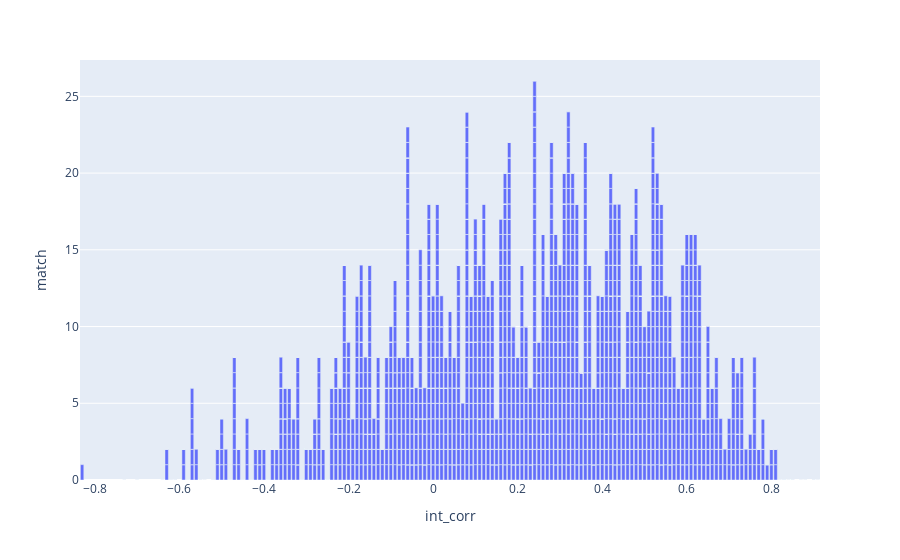

This figure's notebook cell:
### Code cell
for col in cols:
    fig = px.histogram(df, x=col, y="match")
    fig.show()

### Figure 1 — Plotly figure (JSON) as saved in the notebook; plotly's stock layout.template omitted (floating-point values rounded to 4 significant figures; data arrays with more than 128 entries replaced by an {"elided": "..."} marker saying what was removed)
{"data": [{"alignmentgroup": "True", "hovertemplate": "int_corr=%{x}<br>match=%{y}<extra></extra>", "legendgroup": "", "marker": {"color": "#636efa", "pattern": {"shape": ""}}, "name": "", "offsetgroup": "", "orientation": "v", "showlegend": false, "textposition": "auto", "type": "bar", "x": {"elided": "8110 float values"}, "xaxis": "x", "y": {"elided": "8110 int values"}, "yaxis": "y"}], "layout": {"barmode": "relative", "legend": {"tracegroupgap": 0}, "margin": {"t": 60}, "xaxis": {"anchor": "y", "domain": [0, 1], "title": {"text": "int_corr"}}, "yaxis": {"anchor": "x", "domain": [0, 1], "title": {"text": "match"}}}}
